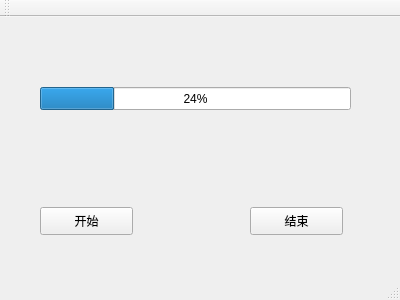
<?xml version="1.0" encoding="UTF-8"?>
<ui version="4.0">
 <class>SliderDemo</class>
 <widget class="QMainWindow" name="SliderDemo">
  <property name="geometry">
   <rect>
    <x>0</x>
    <y>0</y>
    <width>400</width>
    <height>300</height>
   </rect>
  </property>
  <property name="windowTitle">
   <string>SliderDemo</string>
  </property>
  <widget class="QWidget" name="centralWidget">
   <widget class="QProgressBar" name="progressBar">
    <property name="geometry">
     <rect>
      <x>40</x>
      <y>70</y>
      <width>311</width>
      <height>23</height>
     </rect>
    </property>
    <property name="value">
     <number>24</number>
    </property>
   </widget>
   <widget class="QPushButton" name="btn_Start">
    <property name="geometry">
     <rect>
      <x>40</x>
      <y>190</y>
      <width>93</width>
      <height>28</height>
     </rect>
    </property>
    <property name="text">
     <string>开始</string>
    </property>
   </widget>
   <widget class="QPushButton" name="btn_Stop">
    <property name="geometry">
     <rect>
      <x>250</x>
      <y>190</y>
      <width>93</width>
      <height>28</height>
     </rect>
    </property>
    <property name="text">
     <string>结束</string>
    </property>
   </widget>
  </widget>
  <widget class="QMenuBar" name="menuBar">
   <property name="geometry">
    <rect>
     <x>0</x>
     <y>0</y>
     <width>400</width>
     <height>26</height>
    </rect>
   </property>
  </widget>
  <widget class="QToolBar" name="mainToolBar">
   <attribute name="toolBarArea">
    <enum>TopToolBarArea</enum>
   </attribute>
   <attribute name="toolBarBreak">
    <bool>false</bool>
   </attribute>
  </widget>
  <widget class="QStatusBar" name="statusBar"/>
 </widget>
 <layoutdefault spacing="6" margin="11"/>
 <resources/>
 <connections/>
</ui>
